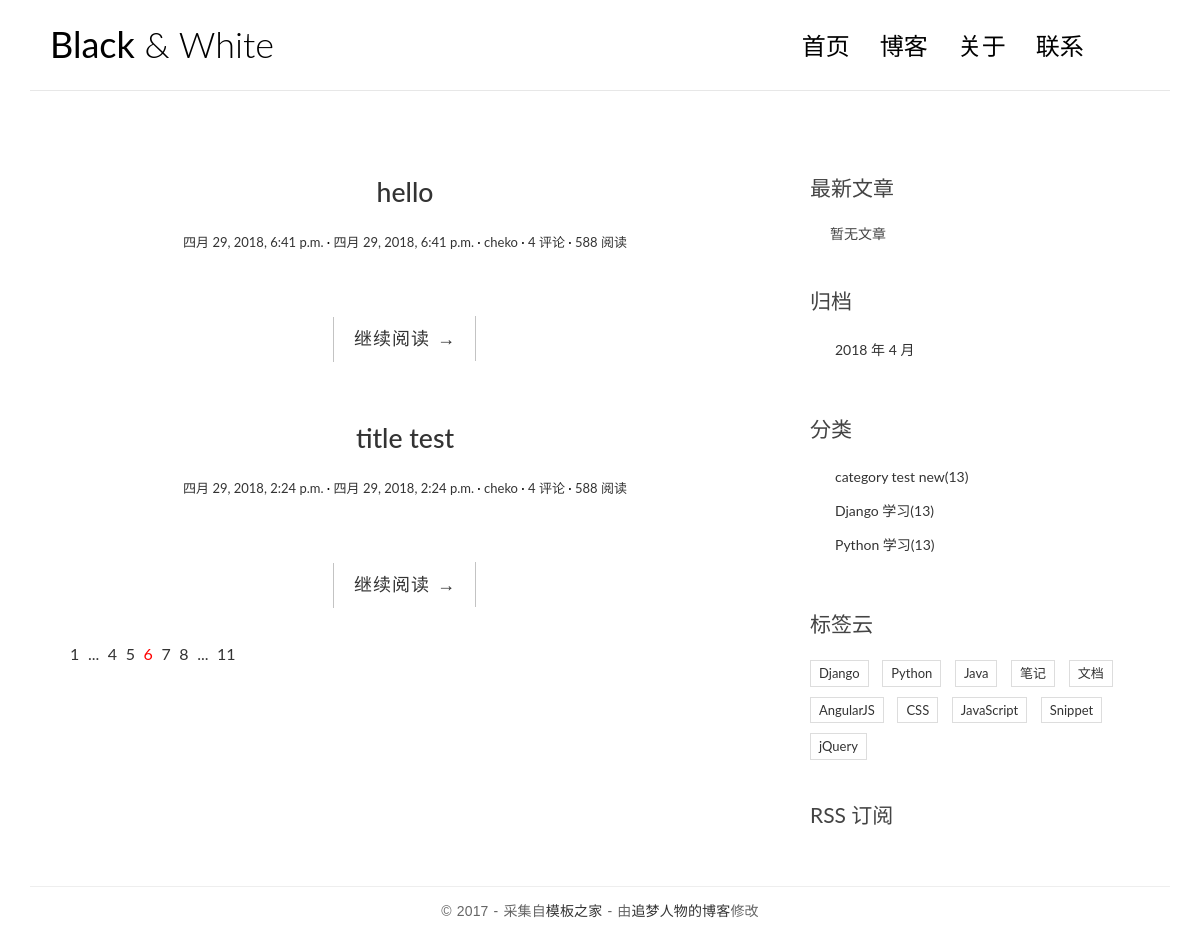
The app's page /, older data.
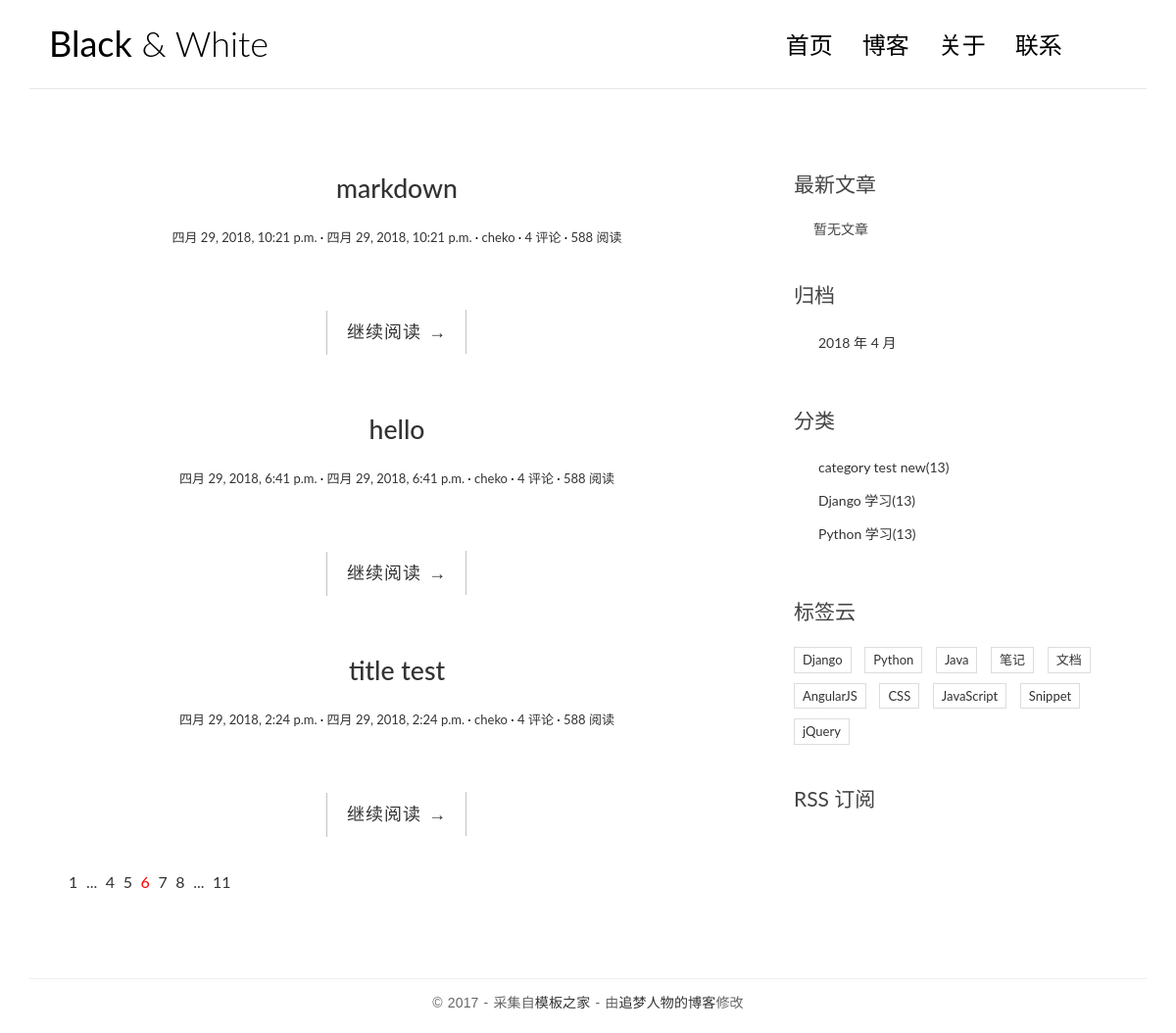
The same page, newer data.
### blog/models.py (models this page shows, shortened)
class Post(models.Model):
    title = models.CharField(max_length=70)
    body = models.TextField()
    created_time = models.DateTimeField()
    modified_time = models.DateTimeField()
    excerpt = models.CharField(max_length=200, blank=True)
    category = models.ForeignKey(Category)
    tags = models.ManyToManyField(Tag, blank=True)
    author = models.ForeignKey(User)
    def get_absolute_url(self):
        return reverse('blog:detail', kwargs={'pk': self.pk})

class Category(models.Model):
    name = models.CharField(max_length=100)

### blog/views.py (the view)
# urls.py: url(r'^$', views.index, name='index'),
def index(request):
    post_list = Post.objects.all().order_by('-created_time')
    return render(request, 'blog/index.html', context={'post_list': post_list})

### blog/templatetags/blog_tags.py (called while the page is built)
@register.simple_tag
def get_recent_posts(num=5):
    return Post.objects.all().order_by('-created_time')[:num]

@register.simple_tag
def archives():
    return Post.objects.dates('created_time', 'month', order='DESC')

@register.simple_tag
def get_categories():
    return Category.objects.all()

### templates/blog/index.html (shortened to what this page needs)
{% extends 'base.html' %}
{% block main %}
    {% for post in post_list %}
        <article class="post post-1">
            <header class="entry-header">
                <h1 class="entry-title">
                    <a href="{{ post.get_absolute_url }}">{{ post.title }}</a>
                </h1>
                <div class="entry-meta">
                    <span class="post-category"><a href="#">{{ post.created_time }}</a></span>
                    <span class="post-date"><a href="#"><time class="entry-date"
                                                              datetime="{{ post.created_time }}">{{ post.created_time }}</time></a></span>
                    <span class="post-author"><a href="#">{{ post.author }}</a></span>
                    <span class="comments-link"><a href="#">4 评论</a></span>
                    <span class="views-count"><a href="#">588 阅读</a></span>
                </div>
            </header>
            <div class="entry-content clearfix">
                <div class="read-more cl-effect-14">
                    <a href="{{ post.get_absolute_url }}" class="more-link">继续阅读 <span class="meta-nav">→</span></a>
                </div>
            </div>
        </article>
    {% empty %}
        <div class="no-post">暂时还没有发布的文章！</div>
    {% endfor %}
    <div class="pagination">
        <ul>
            <li><a href="">1</a></li>
            <li><a href="">...</a></li>
            <li><a href="">4</a></li>
            <li><a href="">5</a></li>
            <li class="current"><a href="">6</a></li>
            <li><a href="">7</a></li>
            <li><a href="">8</a></li>
            <li><a href="">...</a></li>
            <li><a href="">11</a></li>
        </ul>
    </div>
{% endblock %}

### templates/base.html (shortened to what this page needs)
{% load staticfiles %}
{% load blog_tags %}
<!DOCTYPE html>
<html>
<head>
    <link rel="stylesheet" href="{% static 'blog/css/bootstrap.min.css' %}">
    <link rel="stylesheet" href="http://code.ionicframework.com/ionicons/2.0.1/css/ionicons.min.css">
    <link rel="stylesheet" href="{% static 'blog/css/pace.css' %}">
    <link rel="stylesheet" href="{% static 'blog/css/custom.css' %}">
    <link rel="stylesheet" href="{% static 'blog/css/highlights/github.css' %}">
</head>
<body>
<div class="container">
    <header id="site-header">
        <div class="row">
            <div class="col-md-4 col-sm-5 col-xs-8">
                <div class="logo">
                    <h1><a href="index.html"><b>Black</b> &amp; White</a></h1>
                </div>
            </div>
            <div class="col-md-8 col-sm-7 col-xs-4">
                <nav class="main-nav" role="navigation">
                    <div class="collapse navbar-collapse" id="bs-example-navbar-collapse-1">
                        <ul class="nav navbar-nav navbar-right">
                            <li class="cl-effect-11"><a href="index.html" data-hover="首页">首页</a></li>
                            <li class="cl-effect-11"><a href="full-width.html" data-hover="博客">博客</a></li>
                            <li class="cl-effect-11"><a href="about.html" data-hover="关于">关于</a></li>
                            <li class="cl-effect-11"><a href="contact.html" data-hover="联系">联系</a></li>
                        </ul>
                    </div>
                </nav>
            </div>
        </div>
    </header>
</div>
<div class="content-body">
    <div class="container">
        <div class="row">
            <main class="col-md-8">
                {% block main %}
                {% endblock main %}
            </main>
            <aside class="col-md-4">
                <div class="widget widget-recent-posts">
                    <h3 class="widget-title">最新文章</h3>
                    {% get_recent_posts as recent_post_list %}
                    <ul>
                        {% for post in rencent_post_list %}
                        <li>
                            <a href="{{ post.get_absolute_url }}">{{ post.title }}</a>
                        </li>
                        {% empty %}
                        暂无文章
                        {% endfor %}
                    </ul>
                </div>
                <div class="widget widget-archives">
                    <h3 class="widget-title">归档</h3>
                    {% archives as date_list %}
                    <ul>
                        {% for date in date_list %}
                        <li>
                            <a href="{% url 'blog:archives' date.year date.month %}">{{ date.year }} 年 {{ date.month }} 月</a>
                        </li>
                        {% empty %}
                        暂无归档
                        {% endfor %}
                    </ul>
                </div>
                <div class="widget widget-category">
                    <h3 class="widget-title">分类</h3>
                    {% get_categories as category_list %}
                    <ul>
                        {% for category in category_list %}
                        <li>
                            <a href="{% url 'blog:category' category.pk %}">{{ category.name }}<span class="post-count">(13)</span></a>
                        </li>
                       {% empty %}
                       暂无分类
                       {% endfor %}
                    </ul>
                </div>
                <div class="widget widget-tag-cloud">
                    <h3 class="widget-title">标签云</h3>
                    <ul>
                        <li>
                            <a href="#">Django</a>
                        </li>
                        <li>
                            <a href="#">Python</a>
                        </li>
                        <li>
                            <a href="#">Java</a>
                        </li>
                        <li>
                            <a href="#">笔记</a>
                        </li>
                        <li>
                            <a href="#">文档</a>
                        </li>
                        <li>
                            <a href="#">AngularJS</a>
                        </li>
                        <li>
                            <a href="#">CSS</a>
                        </li>
                        <li>
                            <a href="#">JavaScript</a>
                        </li>
                        <li>
                            <a href="#">Snippet</a>
                        </li>
                        <li>
                            <a href="#">jQuery</a>
                        </li>
                    </ul>
                </div>
                <div class="rss">
                    <a href=""> RSS 订阅</a>
                </div>
            </aside>
        </div>
    </div>
</div>
<footer id="site-footer">
    <div class="container">
        <div class="row">
            <div class="col-md-12">
                <p class="copyright">&copy 2017 - 采集自<a href="http://www.cssmoban.com/"
                                                        target="_blank" title="模板之家">模板之家</a>
                    - 由<a href="http://zmrenwu.com/" title="网页模板" target="_blank">追梦人物的博客</a>修改
                </p>
            </div>
        </div>
    </div>
</footer>
</body>
</html>

### blog/static/blog/css/custom.css (style rules this page uses)
* { outline: none; }
h1, h2, h3, h4, h5, h6 { margin-top: 0; }
b { font-weight: 400; }
a { color: #333; }
body { color: #444; font-family: 'Lato', sans-serif; }
p { font-family: 'Ubuntu', sans-serif; font-weight: 400; word-spacing: 1px; letter-spacing: 0.01em; }
#site-header { background-color: #FFF; padding: 25px 20px; margin-bottom: 40px; border-bottom: 1px solid #e7e7e7; }
.logo h1 a { color: #000; }
.logo h1 { margin: 0; font-family: 'Lato', sans-serif; font-weight: 300; }
.main-nav { margin-top: 11px; max-width: 95%; }
.main-nav a { color: #000000 !important; padding: 0 0 5px 0 !important; margin-right: 30px; font-family: 'Lato', sans-serif; font-weight: 300; font-size: 24px; }
.cl-effect-11 a { padding: 10px 0; color: #0972b4; text-shadow: none; }
.cl-effect-11 a::before { position: absolute; top: 0; left: 0; overflow: hidden; padding: 0 0 5px 0 !important; max-width: 0; border-bottom: 1px solid #000; color: #000; content: attr(data-hover); white-space: nowrap; -webkit-transition: max-width 0.5s; -moz-transition: max-width 0.5s; transition: max-width 0.5s; }
.content-body { padding-bottom: 4em; }
.post { background: #fff; padding: 30px 30px 0; }
.entry-title { text-align: center; font-size: 1.9em; margin-bottom: 20px; line-height: 1.6; padding: 10px 20px 0; }
.entry-meta { text-align: center; color: #DDDDDD; font-size: 13px; margin-bottom: 30px; }
.entry-content { font-size: 18px; line-height: 1.9; font-weight: 300; color: #000; }
.post-category::after, .post-date::after, .post-author::after, .comments-link::after { content: ' ·'; color: #000; }
.read-more { font-family: 'Ubuntu', sans-serif; font-weight: 400; word-spacing: 1px; letter-spacing: 0.01em; text-align: center; margin-top: 20px; }
.cl-effect-14 a { padding: 0 20px; height: 45px; line-height: 45px; position: relative; display: inline-block; margin: 15px 25px; letter-spacing: 1px; font-weight: 400; text-shadow: 0 0 1px rgba(255, 255, 255, 0.3); }
.cl-effect-14 a::before, .cl-effect-14 a::after { position: absolute; width: 45px; height: 1px; background: #C3C3C3; content: ''; -webkit-transition: all 0.3s; -moz-transition: all 0.3s; transition: all 0.3s; pointer-events: none; }
.cl-effect-14 a::before { top: 0; left: 0; -webkit-transform: rotate(90deg); -moz-transform: rotate(90deg); transform: rotate(90deg); -webkit-transform-origin: 0 0; -moz-transform-origin: 0 0; transform-origin: 0 0; }
.cl-effect-14 a::after { right: 0; bottom: 0; -webkit-transform: rotate(90deg); -moz-transform: rotate(90deg); transform: rotate(90deg); -webkit-transform-origin: 100% 0; -moz-transform-origin: 100% 0; transform-origin: 100% 0; }
.widget { background: #fff; padding: 30px 0 0; }
.widget-title { font-size: 1.5em; margin-bottom: 20px; line-height: 1.6; padding: 10px 0 0; font-weight: 400; }
.widget-recent-posts ul { padding: 0; margin: 0; padding-left: 20px; }
.widget-archives ul { padding: 0; margin: 0; padding-left: 25px; }
.widget-archives ul li { list-style-type: none; position: relative; line-height: 170%; margin-bottom: 10px; }
.widget-archives ul li::before { content: '\f3f3'; font-family: "Ionicons"; position: absolute; left: -25px; top: 1px; font-size: 16px; color: #000; }
.widget-category ul { padding: 0; margin: 0; padding-left: 25px; }
.widget-category ul li { list-style-type: none; position: relative; line-height: 170%; margin-bottom: 10px; }
.widget-category ul li::before { content: '\f3fe'; font-family: "Ionicons"; position: absolute; left: -25px; top: 1px; font-size: 18px; color: #000; }
.widget-tag-cloud ul { padding: 0; margin: 0; margin-right: -10px; }
.widget-tag-cloud ul li { list-style-type: none; font-size: 13px; display: inline-block; margin-right: 10px; margin-bottom: 10px; padding: 3px 8px; border: 1px solid #ddd; }
.rss { font-size: 21px; margin-top: 30px; }
.rss a { color: #444; }
#site-footer { padding-top: 10px; padding: 0 0 1.5em 0; }
.copyright { text-align: center; padding-top: 1em; margin: 0; border-top: 1px solid #eee; color: #666; }
.pagination ul { list-style: none; }
.pagination ul li { display: inline-block; font-size: 16px; margin-right: 5px; }
.current a { color: red; }

Row changes from the older to the newer data that the page shows:
added Post: title "markdown", created_time "四月 29, 2018, 10:21 p.m.", author "cheko"
